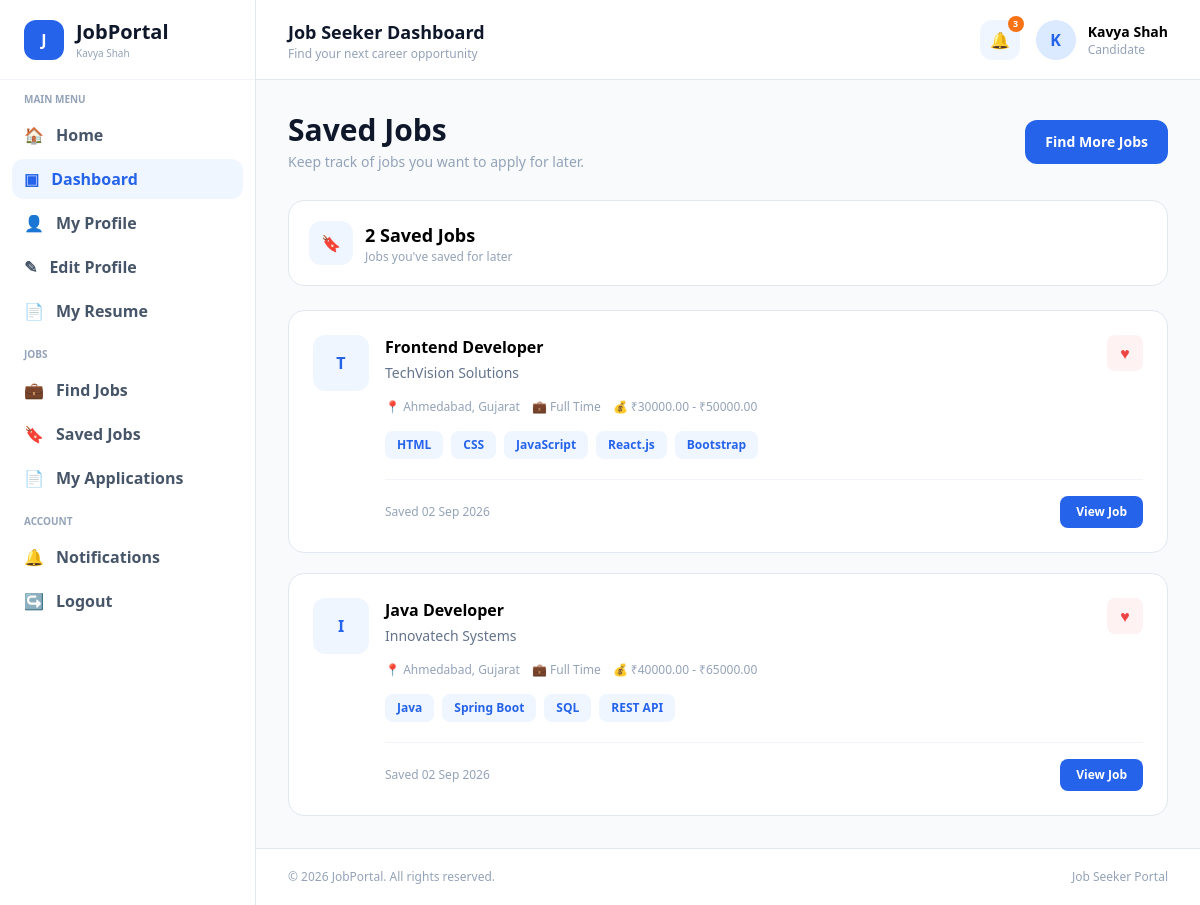
The app's page /saved_jobs/ (signed in) with its own data.
### careerfolio_app/models.py (models this page shows, shortened)
class SavedJob(models.Model):
    user = models.ForeignKey(User,on_delete=models.CASCADE,related_name='saved_jobs')
    job = models.ForeignKey(Job,on_delete=models.CASCADE,related_name='saved_by')
    saved_at = models.DateTimeField(auto_now_add=True)
    class Meta:
        unique_together = ('user', 'job')

class Job(models.Model):
    JOB_TYPE_CHOICES = [
        ('Full Time', 'Full Time'),
        ('Part Time', 'Part Time'),
        ('Internship', 'Internship'),
        ('Contract', 'Contract'),
        ('Freelance', 'Freelance'),
    ]
    WORK_MODE_CHOICES = [
        ('Onsite', 'Onsite'),
        ('Remote', 'Remote'),
        ('Hybrid', 'Hybrid'),
    ]
    STATUS_CHOICES = [
        ('Active', 'Active'),
        ('Closed', 'Closed'),
        ('Draft', 'Draft'),
    ]
    company = models.ForeignKey(Company,on_delete=models.CASCADE,related_name='jobs')
    category = models.ForeignKey(JobCategory,on_delete=models.SET_NULL,null=True,blank=True,related_name='jobs')
    title = models.CharField(max_length=200)
    description = models.TextField()
    requirements = models.TextField(blank=True)
    responsibilities = models.TextField(blank=True)
    skills = models.ManyToManyField(Skill,blank=True,related_name='jobs')
    job_type = models.CharField(max_length=50,choices=JOB_TYPE_CHOICES)
    experience = models.CharField(max_length=100)
    salary_min = models.DecimalField(max_digits=10,decimal_places=2,blank=True,null=True)
    salary_max = models.DecimalField(max_digits=10,decimal_places=2,blank=True,null=True)
    location = models.CharField(max_length=200)
    work_mode = models.CharField(max_length=50,choices=WORK_MODE_CHOICES)
    vacancies = models.PositiveIntegerField(default=1)
    application_deadline = models.DateField()
    status = models.CharField(max_length=20,choices=STATUS_CHOICES,default='Active')
    created_at = models.DateTimeField(auto_now_add=True)
    updated_at = models.DateTimeField(auto_now=True)

class Company(models.Model):
    hr = models.OneToOneField(HRProfile,on_delete=models.CASCADE)
    company_name = models.CharField(max_length=200)
    description = models.TextField(blank=True)
    website = models.URLField(blank=True)
    email = models.EmailField(blank=True)
    phone = models.CharField(max_length=15,blank=True)
    industry = models.CharField(max_length=100,blank=True)
    company_size = models.CharField(max_length=100,blank=True)
    location = models.CharField(max_length=200,blank=True)
    founded_year = models.PositiveIntegerField(blank=True,null=True)
    created_at = models.DateTimeField(auto_now_add=True)
    updated_at = models.DateTimeField(auto_now=True)

class Skill(models.Model):
    name = models.CharField(max_length=100,unique=True)
    created_at = models.DateTimeField(auto_now_add=True)

### careerfolio_app/views.py (the view)
# urls.py: path('saved_jobs/', views.saved_jobs, name='saved_jobs'),
@login_required(login_url="login")
def saved_jobs(request):
    saved_jobs = SavedJob.objects.filter(user=request.user).select_related('job','job__company').prefetch_related('job__skills').order_by('-saved_at')
    context = {'saved_jobs': saved_jobs,'saved_count': saved_jobs.count()}
    return render(request,'frontend/jobseeker/saved_jobs.html',context)

### templates/frontend/jobseeker/saved_jobs.html (shortened to what this page needs)
{% extends "frontend/jobseeker/base.html" %}
{% block contain %}
<div class="p-6 lg:p-8">
    <div class="flex flex-col md:flex-row md:items-center md:justify-between gap-4 mb-7">
        <div>
            <h1 class="text-2xl md:text-3xl font-extrabold text-slate-900">
                Saved Jobs
            </h1>
            <p class="text-sm text-slate-400 mt-1">
                Keep track of jobs you want to apply for later.
            </p>
        </div>
        <a href="{% url 'jobs' %}"
           class="px-5 py-3 bg-blue-600 hover:bg-blue-700 text-white rounded-xl font-bold text-sm">
            Find More Jobs
        </a>
    </div>
    <div class="bg-white border border-slate-200 rounded-2xl p-5 mb-6">
        <div class="flex flex-col md:flex-row md:items-center md:justify-between gap-4">
            <div class="flex items-center gap-3">
                <div class="w-11 h-11 bg-blue-50 text-blue-600 rounded-xl flex items-center justify-center">
                    🔖
                </div>
                <div>
                    <p class="text-lg font-extrabold">
                        {{ saved_count }} Saved Jobs
                    </p>
                    <p class="text-xs text-slate-400">
                        Jobs you've saved for later
                    </p>
                </div>
            </div>
        </div>
    </div>
    <div class="grid xl:grid-cols-2 gap-5">
        {% for saved in saved_jobs %}
        <div class="bg-white border border-slate-200 rounded-2xl p-6">
            <div class="flex items-start gap-4">
                <div class="w-14 h-14 bg-blue-50 text-blue-600 rounded-xl flex items-center justify-center font-extrabold">
                    {{ saved.job.company.company_name|first|upper }}
                </div>
                <div class="flex-1">
                    <div class="flex items-start justify-between gap-3">
                        <div>
                            <h2 class="text-base font-extrabold">
                                {{ saved.job.title }}
                            </h2>
                            <p class="text-sm text-slate-500 mt-1">
                                {{ saved.job.company.company_name }}
                            </p>
                        </div>
                        <a href="{% url 'remove_saved_job' saved.job.id %}"
                           class="w-9 h-9 bg-red-50 hover:bg-red-100 text-red-500 rounded-lg flex items-center justify-center">
                            ♥
                        </a>
                    </div>
                    <div class="flex flex-wrap gap-3 mt-4">
                        <span class="text-xs text-slate-400">
                            📍 {{ saved.job.location }}
                        </span>
                        <span class="text-xs text-slate-400">
                            💼 {{ saved.job.job_type }}
                        </span>
                        {% if saved.job.salary_min and saved.job.salary_max %}
                        <span class="text-xs text-slate-400">
                            💰 ₹{{ saved.job.salary_min }} - ₹{{ saved.job.salary_max }}
                        </span>
                        {% endif %}
                    </div>
                    <div class="flex flex-wrap gap-2 mt-4">
                        {% for skill in saved.job.skills.all %}
                        <span class="px-3 py-1.5 bg-blue-50 text-blue-600 rounded-lg text-xs font-bold">
                            {{ skill.name }}
                        </span>
                        {% empty %}
                        <span class="text-xs text-slate-400">
                            No skills specified
                        </span>
                        {% endfor %}
                    </div>
                    <div class="flex items-center justify-between gap-3 mt-5 pt-4 border-t border-slate-100">
                        <p class="text-xs text-slate-400">
                            Saved {{ saved.saved_at|date:"d M Y" }}
                        </p>
                        <a href="{% url 'job_detail' saved.job.id %}"
                           class="px-4 py-2 bg-blue-600 hover:bg-blue-700 text-white rounded-lg text-xs font-bold">
                            View Job
                        </a>
                    </div>
                </div>
            </div>
        </div>
        {% endfor %}
    </div>
</div>
{% endblock contain %}

### templates/frontend/jobseeker/base.html (shortened to what this page needs)
<!DOCTYPE html>
<html lang="en">
<head>
    <script src="https://cdn.tailwindcss.com"></script>
</head>
<body class="bg-slate-50">
    <aside class="fixed left-0 top-0 w-64 h-screen bg-white border-r border-slate-200 hidden lg:block">
        <div class="h-20 flex items-center px-6 border-b border-slate-100">
            <a href="/" class="w-10 h-10 bg-blue-600 rounded-xl flex items-center justify-center text-white font-bold">
                J
            </a>
            <div class="ml-3">
                <h1 class="text-xl font-extrabold text-slate-900">
                    JobPortal
                </h1>
                <p class="text-[10px] text-slate-400">
                    {{ user.get_full_name|default:user.username }}
                </p>
            </div>
        </div>
        <div class="p-3">
            <p class="px-3 text-[10px] font-bold text-slate-400 uppercase mb-2">
                Main Menu
            </p>
            <div class="space-y-1">
                <a href="/"
                   class="flex items-center gap-3 px-3 py-2 rounded-xl
                          text-slate-600 hover:bg-blue-50
                          hover:text-blue-600 font-semibold">
                    <span>🏠</span>
                    <span>Home</span>
                </a>
                <a href="/jobseeker_dashboard"
                   class="flex items-center gap-3 px-3 py-2 rounded-xl
                          bg-blue-50 text-blue-600 font-semibold">
                    <span>▣</span>
                    <span>Dashboard</span>
                </a>
                <a href="{% url 'profile' %}"
                   class="flex items-center gap-3 px-3 py-2 rounded-xl
                          text-slate-600 hover:bg-blue-50
                          hover:text-blue-600 font-semibold">
                    <span>👤</span>
                    <span>My Profile</span>
                </a>
                <a href="{% url 'edit_profile' %}"
                   class="flex items-center gap-3 px-3 py-2 rounded-xl
                          text-slate-600 hover:bg-blue-50
                          hover:text-blue-600 font-semibold">
                    <span>✎</span>
                    <span>Edit Profile</span>
                </a>
                <a href="/resume"
                   class="flex items-center gap-3 px-3 py-2 rounded-xl
                          text-slate-600 hover:bg-blue-50
                          hover:text-blue-600 font-semibold">
                    <span>📄</span>
                    <span>My Resume</span>
                </a>
            </div>
            <p class="px-3 text-[10px] font-bold text-slate-400 uppercase mb-2 mt-4">
                Jobs
            </p>
            <div class="space-y-1">
                <a href="/jobs"
                   class="flex items-center gap-3 px-3 py-2 rounded-xl
                          text-slate-600 hover:bg-blue-50
                          hover:text-blue-600 font-semibold">
                    <span>💼</span>
                    <span>Find Jobs</span>
                </a>
                <a href="/saved_jobs"
                   class="flex items-center gap-3 px-3 py-2 rounded-xl
                          text-slate-600 hover:bg-blue-50
                          hover:text-blue-600 font-semibold">
                    <span>🔖</span>
                    <span>Saved Jobs</span>
                </a>
                <a href="/applications"
                   class="flex items-center gap-3 px-3 py-2 rounded-xl
                          text-slate-600 hover:bg-blue-50
                          hover:text-blue-600 font-semibold">
                    <span>📄</span>
                    <span>My Applications</span>
                </a>
            </div>
            <p class="px-3 text-[10px] font-bold text-slate-400 uppercase mb-2 mt-4">
                Account
            </p>
            <div class="space-y-1">
                <a href="/notifications"
                   class="flex items-center gap-3 px-3 py-2 rounded-xl
                          text-slate-600 hover:bg-blue-50
                          hover:text-blue-600 font-semibold">
                    <span>🔔</span>
                    <span>Notifications</span>
                </a>
                <a href="{% url 'logout' %}"
                   class="flex items-center gap-3 px-3 py-2 rounded-xl
                          text-slate-600 hover:bg-red-50
                          hover:text-red-600 font-semibold">
                    <span>↪</span>
                    <span>Logout</span>
                </a>
            </div>
        </div>
    </aside>
    <main class="lg:ml-64 min-h-screen">
        <nav class="h-20 bg-white border-b border-slate-200
                    flex items-center justify-between
                    px-6 lg:px-8 sticky top-0 z-40">
            <div>
                <h2 class="text-lg font-bold text-slate-900">
                    Job Seeker Dashboard
                </h2>
                <p class="text-xs text-slate-400">
                    Find your next career opportunity
                </p>
            </div>
            <div class="flex items-center gap-4">
                <a href="/notifications"
                   class="relative w-10 h-10 rounded-xl
                          bg-blue-50 text-blue-600
                          flex items-center justify-center">
                    🔔
                    <span class="absolute -top-1 -right-1
                                 w-4 h-4 bg-orange-500
                                 text-white text-[9px]
                                 rounded-full flex items-center
                                 justify-center font-bold">
                        3
                    </span>
                </a>
                <div class="flex items-center gap-3">
                    <div class="w-10 h-10 bg-blue-100 rounded-full
                                flex items-center justify-center
                                text-blue-600 font-bold">
                        {{ user.first_name|first }}{{ user.last_name|first }}
                    </div>
                    <div class="hidden md:block">
                        <p class="text-sm font-bold">
                            {{ user.get_full_name|default:user.username }}
                        </p>
                        <p class="text-xs text-slate-400">
                            Candidate
                        </p>
                    </div>
                </div>
            </div>
        </nav>
        {% block contain %}
        {% endblock %}
        <footer class="border-t border-slate-200 bg-white
                       px-6 lg:px-8 py-5">
            <div class="flex flex-col md:flex-row
                        items-center justify-between gap-3">
                <p class="text-xs text-slate-400">
                    © 2026 JobPortal. All rights reserved.
                </p>
                <p class="text-xs text-slate-400">
                    Job Seeker Portal
                </p>
            </div>
        </footer>
    </main>
</body>
</html>

### records on screen
SavedJob: job.company.company_name|first "T", job "Frontend Developer", job.company.company_name "TechVision Solutions", job.location "Ahmedabad, Gujarat", job.job_type "Full Time", job.salary_min "30000.00", job.salary_max "50000.00", saved_at "02 Sep 2026"
Skill: name "HTML"
Skill: name "CSS"
Skill: name "JavaScript"
Skill: name "React.js"
Skill: name "Bootstrap"
SavedJob: job.company.company_name|first "I", job "Java Developer", job.company.company_name "Innovatech Systems", job.location "Ahmedabad, Gujarat", job.job_type "Full Time", job.salary_min "40000.00", job.salary_max "65000.00", saved_at "02 Sep 2026"
Skill: name "Java"
Skill: name "Spring Boot"
Skill: name "SQL"
Skill: name "REST API"

### other values on screen
{{ user.get_full_name|default:user.username }} "Kavya Shah"
{{ user.first_name|first }} "K"
{{ saved_count }} "2"
